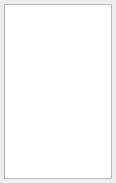
<?xml version="1.0" encoding="UTF-8"?>
<ui version="4.0">
 <class>BufferViewWidget</class>
 <widget class="QWidget" name="BufferViewWidget">
  <property name="geometry">
   <rect>
    <x>0</x>
    <y>0</y>
    <width>116</width>
    <height>183</height>
   </rect>
  </property>
  <property name="sizePolicy">
   <sizepolicy hsizetype="Preferred" vsizetype="Preferred">
    <horstretch>0</horstretch>
    <verstretch>0</verstretch>
   </sizepolicy>
  </property>
  <property name="minimumSize">
   <size>
    <width>100</width>
    <height>100</height>
   </size>
  </property>
  <property name="windowTitle">
   <string>BufferView</string>
  </property>
  <layout class="QVBoxLayout">
   <property name="spacing">
    <number>0</number>
   </property>
   <property name="margin">
    <number>4</number>
   </property>
   <item>
    <widget class="BufferView" name="treeView">
     <property name="rootIsDecorated">
      <bool>true</bool>
     </property>
     <property name="headerHidden">
      <bool>true</bool>
     </property>
    </widget>
   </item>
  </layout>
 </widget>
 <customwidgets>
  <customwidget>
   <class>BufferView</class>
   <extends>QTreeView</extends>
   <header>bufferview.h</header>
  </customwidget>
 </customwidgets>
 <resources/>
 <connections/>
</ui>
